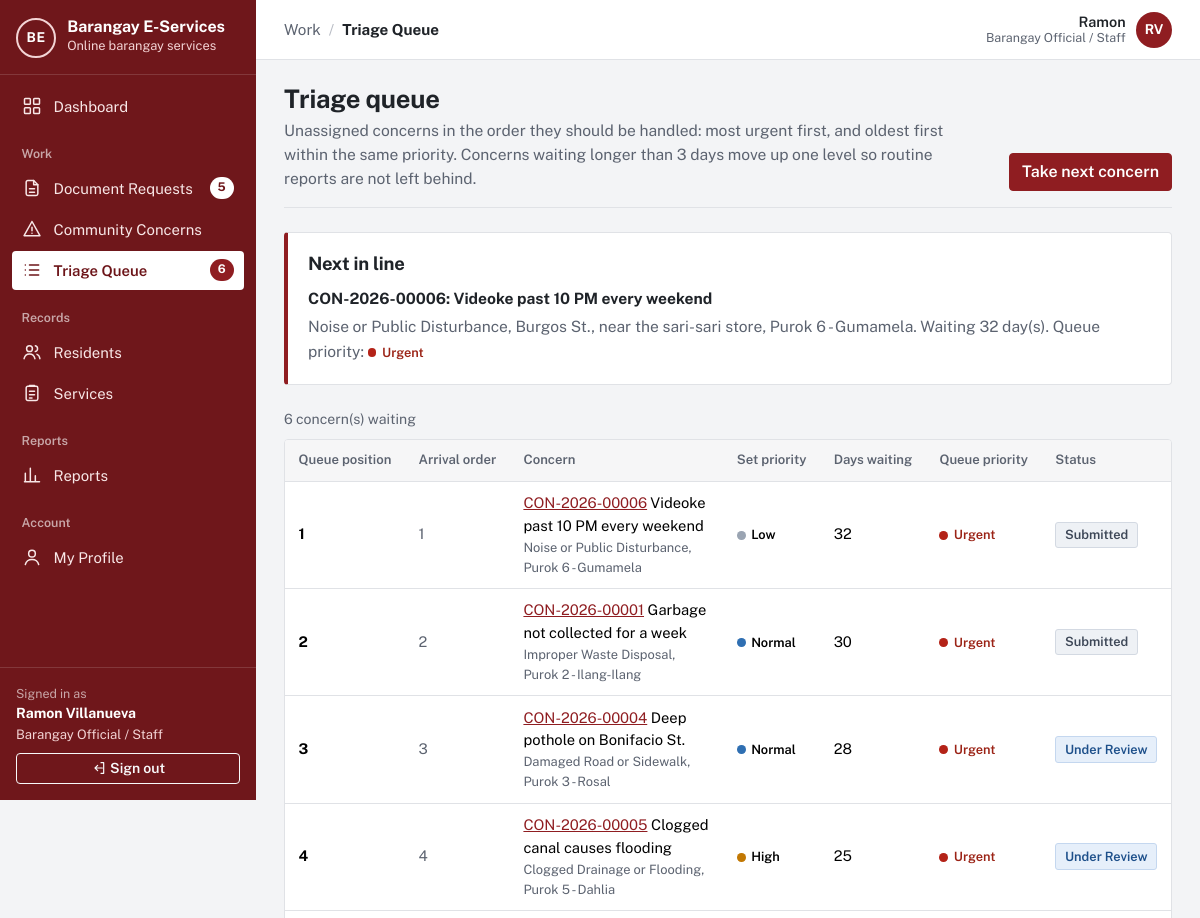
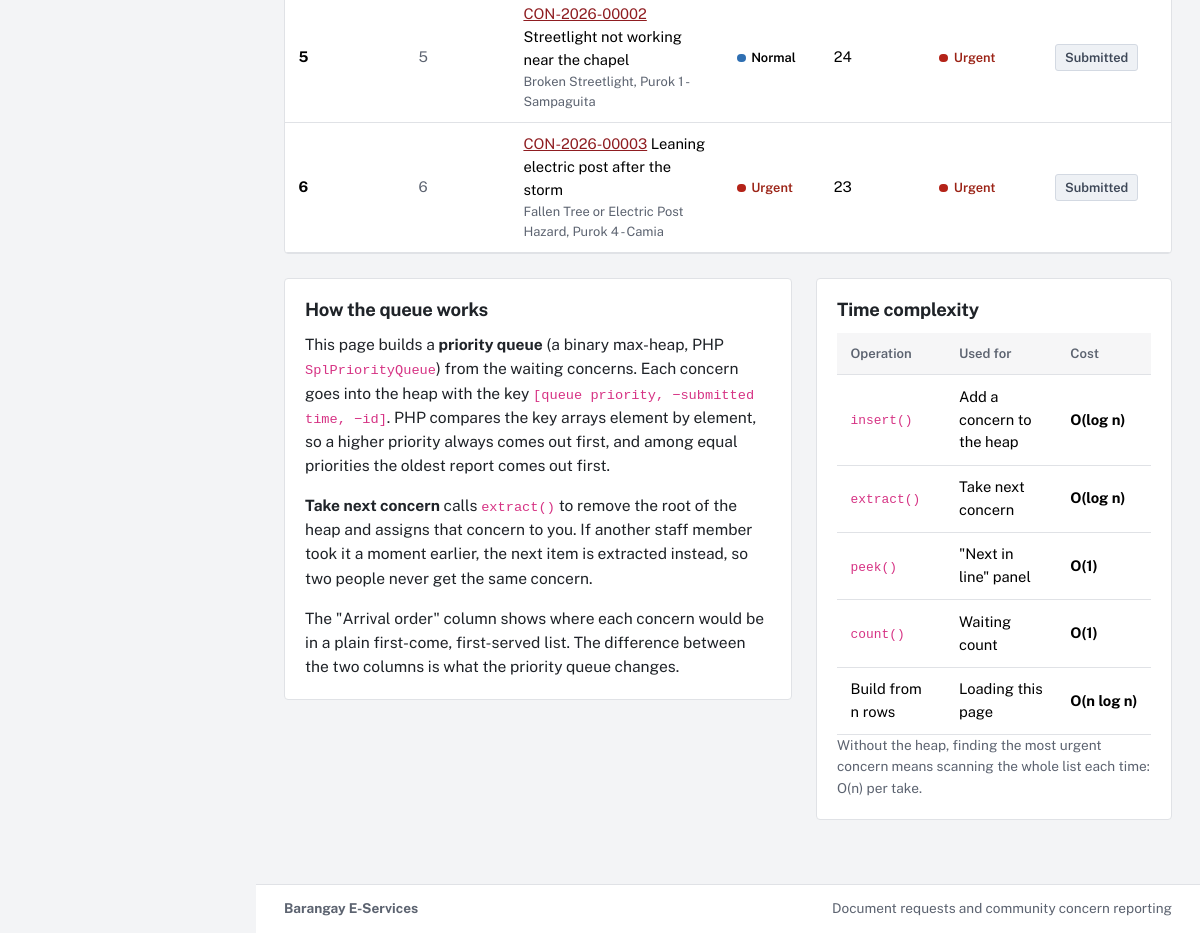
Screenshot of /barangay-eservicess2/staff/queue.php (signed in) with the database file from the repository (2 pictures, top to bottom).
### tables this page shows
CREATE TABLE `users` (
  `user_id` int(10) UNSIGNED NOT NULL,
  `role_id` tinyint(3) UNSIGNED NOT NULL,
  `purok_id` smallint(5) UNSIGNED DEFAULT NULL,
  `first_name` varchar(60) NOT NULL,
  `last_name` varchar(60) NOT NULL,
  `email` varchar(120) NOT NULL,
  `contact_no` varchar(13) DEFAULT NULL,
  `street_address` varchar(150) DEFAULT NULL,
  `password_hash` varchar(255) NOT NULL,
  `email_verified_at` datetime DEFAULT NULL,
  `is_active` tinyint(1) NOT NULL DEFAULT 1,
  `failed_logins` tinyint(3) UNSIGNED NOT NULL DEFAULT 0,
  `locked_until` datetime DEFAULT NULL,
  `created_at` datetime NOT NULL DEFAULT current_timestamp(),
  `updated_at` datetime NOT NULL DEFAULT current_timestamp() ON UPDATE current_timestamp()
);

CREATE TABLE `roles` (
  `role_id` tinyint(3) UNSIGNED NOT NULL,
  `role_key` varchar(20) NOT NULL,
  `role_name` varchar(50) NOT NULL
);

CREATE TABLE `concerns` (
  `concern_id` int(10) UNSIGNED NOT NULL,
  `reference_no` varchar(20) DEFAULT NULL,
  `resident_id` int(10) UNSIGNED NOT NULL,
  `category_id` smallint(5) UNSIGNED NOT NULL,
  `purok_id` smallint(5) UNSIGNED NOT NULL,
  `title` varchar(120) NOT NULL,
  `description` text NOT NULL,
  `location` varchar(200) NOT NULL,
  `priority` tinyint(3) UNSIGNED NOT NULL,
  `status` enum('Submitted','Under Review','Assigned','In Progress','Resolved','Closed','Rejected','Withdrawn') NOT NULL DEFAULT 'Submitted',
  `assigned_to` int(10) UNSIGNED DEFAULT NULL,
  `resolution` varchar(1000) DEFAULT NULL,
  `is_archived` tinyint(1) NOT NULL DEFAULT 0,
  `created_at` datetime NOT NULL DEFAULT current_timestamp(),
  `updated_at` datetime NOT NULL DEFAULT current_timestamp() ON UPDATE current_timestamp()
);

CREATE TABLE `concern_categories` (
  `category_id` smallint(5) UNSIGNED NOT NULL,
  `name` varchar(100) NOT NULL,
  `description` varchar(500) NOT NULL,
  `default_priority` tinyint(3) UNSIGNED NOT NULL DEFAULT 2,
  `is_archived` tinyint(1) NOT NULL DEFAULT 0,
  `created_at` datetime NOT NULL DEFAULT current_timestamp(),
  `updated_at` datetime NOT NULL DEFAULT current_timestamp() ON UPDATE current_timestamp()
);

CREATE TABLE `puroks` (
  `purok_id` smallint(5) UNSIGNED NOT NULL,
  `purok_name` varchar(60) NOT NULL
);

### barangay-eservicess2/staff/queue.php (the view, shortened to what the rows shown need)
<?php
require __DIR__ . '/../app/bootstrap.php';
require_once APP_ROOT . '/app/lib/ConcernTriageQueue.php';
$user = require_role(ROLE_STAFF);
function load_waiting_concerns(): array
{
    return db_all(
        "SELECT c.concern_id, c.reference_no, c.title, c.location, c.priority, c.status, c.created_at,
                cc.name AS category_name, p.purok_name
           FROM concerns c
           JOIN concern_categories cc ON cc.category_id = c.category_id
           JOIN puroks p ON p.purok_id = c.purok_id
          WHERE c.status IN ('Submitted', 'Under Review') AND c.assigned_to IS NULL AND c.is_archived = 0"
    );
}
$rows = load_waiting_concerns();
$queue = ConcernTriageQueue::fromRows($rows);
$next = $queue->peek();
$ordered = $queue->toOrderedArray();
$arrival = $rows;
usort($arrival, fn ($a, $b) => [$a['created_at'], $a['concern_id']] <=> [$b['created_at'], $b['concern_id']]);
$arrivalPos = [];
foreach ($arrival as $i => $r) {
    $arrivalPos[$r['concern_id']] = $i + 1;
}
$activeNav = 'queue';
require APP_ROOT . '/app/views/header.php';
?>
<div class="page-head">
  <div>
    <h1>Triage queue</h1>
  </div>
</div>
<?php if ($next): ?>
<section class="panel queue-next">
  <h2>Next in line</h2>
  <p class="mb-1"><strong><?= e($next['reference_no']) ?>: <?= e($next['title']) ?></strong></p>
  <p class="mb-0 text-muted"><?= e($next['category_name']) ?>, <?= e($next['location']) ?>, <?= e($next['purok_name']) ?>. Waiting <?= (int) $next['days_waiting'] ?> day(s). Queue priority: <?= priority_badge((int) $next['effective_priority']) ?></p>
</section>
<?php endif; ?>
<div class="table-wrap mb-4">
  <?php if (!$ordered): ?>
    <div class="empty"><p>No unassigned concerns are waiting.</p></div>
  <?php else: ?>
  <table class="table">
    <thead>
      <tr>
        <th scope="col">Queue position</th>
        <th scope="col">Arrival order</th>
        <th scope="col">Concern</th>
        <th scope="col">Set priority</th>
        <th scope="col">Days waiting</th>
        <th scope="col">Queue priority</th>
        <th scope="col">Status</th>
      </tr>
    </thead>
    <tbody>
    <?php foreach ($ordered as $i => $c): ?>
      <tr>
        <td><strong><?= $i + 1 ?></strong></td>
        <td class="text-muted"><?= (int) $arrivalPos[$c['concern_id']] ?></td>
        <td><a href="<?= e(url('concern.php?id=' . (int) $c['concern_id'])) ?>"><?= e($c['reference_no']) ?></a> <?= e($c['title']) ?><div class="small text-muted"><?= e($c['category_name']) ?>, <?= e($c['purok_name']) ?></div></td>
        <td><?= priority_badge((int) $c['priority']) ?></td>
        <td><?= (int) $c['days_waiting'] ?></td>
        <td><?= priority_badge((int) $c['effective_priority']) ?></td>
        <td><?= status_badge($c['status']) ?></td>
      </tr>
    <?php endforeach; ?>
    </tbody>
  </table>
  <?php endif; ?>
</div>
<div class="row g-4">
  <div class="col-lg-7">
    <section class="panel">
      <h2>How the queue works</h2>
    </section>
  </div>
  <div class="col-lg-5">
    <section class="panel">
      <h2>Time complexity</h2>
      <table class="table complexity">
        <thead><tr><th scope="col">Operation</th><th scope="col">Used for</th><th scope="col">Cost</th></tr></thead>
      </table>
    </section>
  </div>
</div>
<?php require APP_ROOT . '/app/views/footer.php'; ?>

### barangay-eservicess2/app/views/header.php (shortened to what the rows shown need)
<?php
$user = current_user();
$role = $user['role_key'] ?? null;
$verified = $user && is_verified($user);
$activeNav = $activeNav ?? '';
$appLayout = $user && $verified;
$badges = [];
if ($appLayout && $role === ROLE_STAFF) {
    $badges['requests'] = (int) db_value("SELECT COUNT(*) FROM document_requests WHERE status IN ('Pending', 'Under Review') AND is_archived = 0");
    $badges['queue'] = (int) db_value("SELECT COUNT(*) FROM concerns WHERE status IN ('Submitted', 'Under Review') AND assigned_to IS NULL AND is_archived = 0");
} elseif ($appLayout && $role === ROLE_RESIDENT) {
    $badges['requests'] = (int) db_value("SELECT COUNT(*) FROM document_requests WHERE resident_id = ? AND status = 'Ready for Pickup'", [(int) $user['user_id']]);
}
$groups = [];
if ($appLayout && $role === ROLE_ADMIN) {
    $groups = [
        '' => ['dashboard' => ['admin/dashboard.php', 'Dashboard', 'dashboard']],
        'Records' => [
            'residents' => ['residents.php', 'Residents', 'residents'],
            'requests'  => ['requests.php', 'Document Requests', 'document'],
            'concerns'  => ['concerns.php', 'Community Concerns', 'concern'],
        ],
        'Services' => [
            'doctypes'   => ['admin/document-types.php', 'Document Types', 'services'],
            'categories' => ['admin/categories.php', 'Concern Categories', 'category'],
        ],
        'Reports' => [
            'reports' => ['reports.php', 'Reports', 'reports'],
            'logs'    => ['admin/logs.php', 'Activity Logs', 'logs'],
        ],
        'System' => [
            'users'    => ['admin/users.php', 'User Accounts', 'accounts'],
            'settings' => ['admin/settings.php', 'Settings', 'settings'],
            'profile'  => ['profile.php', 'My Profile', 'profile'],
        ],
    ];
} elseif ($appLayout && $role === ROLE_STAFF) {
    $groups = [
        '' => ['dashboard' => ['staff/dashboard.php', 'Dashboard', 'dashboard']],
        'Work' => [
            'requests' => ['requests.php', 'Document Requests', 'document'],
            'concerns' => ['concerns.php', 'Community Concerns', 'concern'],
            'queue'    => ['staff/queue.php', 'Triage Queue', 'queue'],
        ],
        'Records' => [
            'residents' => ['residents.php', 'Residents', 'residents'],
            'services'  => ['services.php', 'Services', 'services'],
        ],
        'Reports' => ['reports' => ['reports.php', 'Reports', 'reports']],
        'Account' => ['profile' => ['profile.php', 'My Profile', 'profile']],
    ];
}
$crumbGroup = '';
$crumbItem = $pageTitle ?? '';
foreach ($groups as $label => $items) {
    if (isset($items[$activeNav])) {
        $crumbGroup = $label;
        $crumbItem = $items[$activeNav][1];
    }
}
?><!doctype html>
<html lang="en">
<head>
  <link rel="stylesheet" href="<?= e(asset('vendor/bootstrap/bootstrap.min.css')) ?>">
  <link rel="stylesheet" href="<?= e(asset('css/app.css')) ?>">
</head>
<body class="<?= $appLayout ? 'app-body' : 'public-body' ?>">
<?php if ($appLayout): ?>
<div class="app-shell">
  <aside class="sidebar offcanvas-lg offcanvas-start" id="sidebar" tabindex="-1" aria-label="Main navigation">
    <div class="sidebar-brand">
      <a class="brand" href="<?= e(url(home_path_for_role($role))) ?>">
        <?= render_app_mark() ?>
        <span class="brand-text">
          <span class="brand-name"><?= e(app_name()) ?></span>
          <span class="brand-sub">Online barangay services</span>
        </span>
      </a>
    </div>
    <nav class="sidebar-nav">
      <?php foreach ($groups as $label => $items): ?>
        <?php if ($label !== ''): ?><div class="sidebar-heading"><?= e($label) ?></div><?php endif; ?>
        <ul class="sidebar-list">
          <?php foreach ($items as $key => [$path, $itemLabel, $iconName]): ?>
            <li>
              <a class="sidebar-link<?= $key === $activeNav ? ' active' : '' ?>" <?= $key === $activeNav ? 'aria-current="page"' : '' ?> href="<?= e(url($path)) ?>">
                <?= icon($iconName) ?><span><?= e($itemLabel) ?></span>
                <?php if (!empty($badges[$key])): ?><span class="sidebar-badge" title="Waiting"><?= (int) $badges[$key] ?></span><?php endif; ?>
              </a>
            </li>
          <?php endforeach; ?>
        </ul>
      <?php endforeach; ?>
    </nav>
    <div class="sidebar-user">
      <div class="sidebar-user-label">Signed in as</div>
      <div class="sidebar-user-name"><?= e(full_name($user)) ?></div>
      <div class="sidebar-user-role"><?= e($user['role_name']) ?></div>
      <form method="post" action="<?= e(url('auth/logout.php')) ?>">
        <button type="submit" class="btn btn-sm btn-outline-light w-100 mt-2"><?= icon('logout', 'icon icon-sm') ?> Sign out</button>
      </form>
    </div>
  </aside>
  <div class="app-main">
    <header class="topbar">
      <nav class="topbar-crumb" aria-label="You are here">
        <?php if ($crumbGroup !== ''): ?><span class="crumb-group"><?= e($crumbGroup) ?></span><span class="crumb-sep" aria-hidden="true">/</span><?php endif; ?>
        <span class="crumb-item"><?= e($crumbItem) ?></span>
      </nav>
      <div class="topbar-user">
        <span class="topbar-user-text"><span class="topbar-user-name"><?= e($user['first_name']) ?></span><span class="topbar-user-role"><?= e($user['role_name']) ?></span></span>
        <a class="avatar" href="<?= e(url('profile.php')) ?>" title="My profile" aria-label="My profile"><?= e(mb_strtoupper(mb_substr($user['first_name'], 0, 1) . mb_substr($user['last_name'], 0, 1))) ?></a>
      </div>
    </header>
    <main id="main" class="page">
<?php endif; ?>

### barangay-eservicess2/app/lib/workflow.php (shortened to what the rows shown need)
<?php
function status_badge(string $status): string
{
    $tone = match ($status) {
        'Pending', 'Submitted'                    => 'waiting',
        'Under Review', 'Assigned'                => 'review',
        'Approved', 'Processing', 'In Progress'   => 'active',
        'Ready for Pickup', 'Resolved'            => 'ready',
        'Released', 'Closed'                      => 'done',
        'Rejected'                                => 'stopped',
        'Cancelled', 'Withdrawn'                  => 'muted',
        default                                   => 'muted',
    };
    return '<span class="status status-' . $tone . '">' . e($status) . '</span>';
}
function priority_badge(int $priority): string
{
    return '<span class="prio prio-' . $priority . '">' . e(PRIORITY_LABELS[$priority] ?? '?') . '</span>';
}

### rows the page displays
users: full_name($user) "Ramon Villanueva", role.role_name "Barangay Official / Staff", first_name "Ramon", first_name+last_name "RV"
concerns: reference_no "CON-2026-00006", title "Videoke past 10 PM every weekend", location "Burgos St., near the sari-sari store", concern_id "1", category.name "Noise or Public Disturbance", purok.purok_name "Purok 6 - Gumamela", priority "Low Urgent", days_waiting "32", status "Submitted"
concern_categories: name "Noise or Public Disturbance"
puroks: purok_name "Purok 6 - Gumamela"
concerns: concern_id "2", reference_no "CON-2026-00001", title "Garbage not collected for a week", category.name "Improper Waste Disposal", purok.purok_name "Purok 2 - Ilang-Ilang", priority "Normal Urgent", days_waiting "30", status "Submitted"
concerns: concern_id "3", reference_no "CON-2026-00004", title "Deep pothole on Bonifacio St.", category.name "Damaged Road or Sidewalk", purok.purok_name "Purok 3 - Rosal", priority "Normal Urgent", days_waiting "28", status "Under Review"
concerns: concern_id "4", reference_no "CON-2026-00005", title "Clogged canal causes flooding", category.name "Clogged Drainage or Flooding", purok.purok_name "Purok 5 - Dahlia", priority "High Urgent", days_waiting "25", status "Under Review"
concerns: concern_id "5", reference_no "CON-2026-00002", title "Streetlight not working near the chapel", category.name "Broken Streetlight", purok.purok_name "Purok 1 - Sampaguita", priority "Normal Urgent", days_waiting "24", status "Submitted"
concerns: concern_id "6", reference_no "CON-2026-00003", title "Leaning electric post after the storm", category.name "Fallen Tree or Electric Post Hazard", purok.purok_name "Purok 4 - Camia", priority "Urgent Urgent", days_waiting "23", status "Submitted"

### other values shown
app_name() "Barangay E-Services"
$itemLabel "Dashboard"
$label "Work"
$itemLabel "Document Requests"
$badges[$key] "5"
$itemLabel "Community Concerns"
$itemLabel "Triage Queue"
$badges[$key] "6"
$label "Records"
$itemLabel "Residents"
$itemLabel "Services"
$label "Reports"
$itemLabel "Reports"
$label "Account"
$itemLabel "My Profile"
